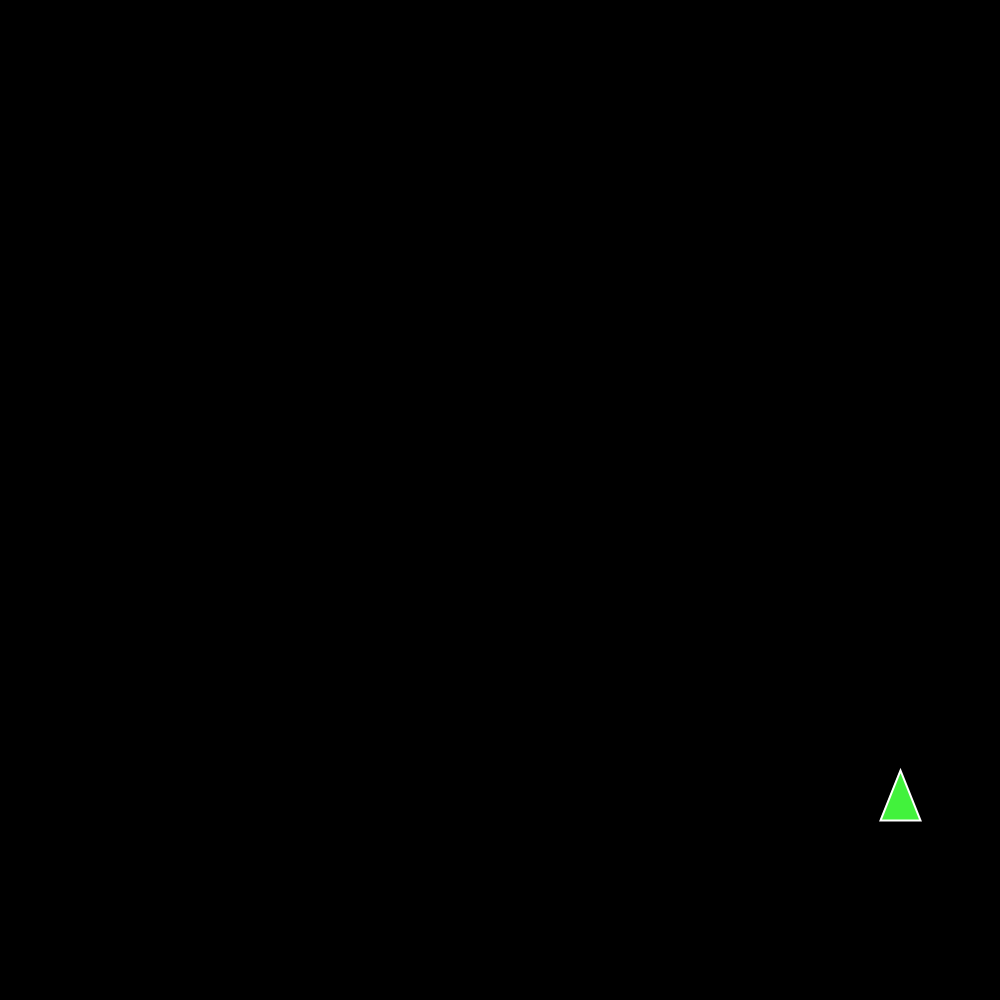
Frame 1 (no input)
Frame 60 (the mouse pressed at the canvas centre just before this capture): identical to frame 1, image omitted
Frame 120 (the mouse held since frame 60 and released just before this capture): identical to frame 1, image omitted

The Processing sketch that drew this single still picture (run headless with seeded random() and noise(); from frame 60 on, the mouse is pressed at the canvas centre):

// Processing sketch: classesdemonstrate
// ── classesdemonstrate.pde
PirateShip PlayerOne; // Declaring an instance of a class and giving it a handle
ArrayList<Character> storedWordAsArrayList;

/* Not Using
String storedWordAsString;
char[] storedWordAsArray; // Arrays are fixed length
*/

void setup(){
  size(1000, 1000);
  PlayerOne = new PirateShip(); // Construct the instance of the class
  storedWordAsArrayList = new ArrayList<Character>();
}


void draw(){
  background(0);
  PlayerOne.showPirateShip();
}


// Use ASDW to move
void keyPressed(){
 
  // There is a variable called 'key' that is stored and is the last pressed key
  // Moving something around on a screen
  if (key == 'a')      {
    /* do something - position X decrement*/
    PlayerOne.posX = PlayerOne.posX - PlayerOne.speed;
    //PlayerOne.posX -= PlayerOne.speed;
  }
 
  else if (key == 's') { /* do something */ }
  else if (key == 'd') { /* do something */ }
  else if (key == 'w') { /* do something */ }
 
  // updating keys to add to words
   storedWordAsArrayList.add(key);
   
   // print the ArrayList of stored characters
   println(storedWordAsArrayList);
   
   println(PlayerOne.posX);
 
}


class PirateShip {
 
  int posX, posY;
  int speed;
  color colorPirateShip;
  int healthPirateShip;
  boolean powerupPirateShip;
 
  // Constructor function
  PirateShip(){
    // This is the function that builds and instance of the class type
    // you can put stuff in this function to run automatically
    posX = width/2;
    posY = height/2;
    speed = int(random(10, 20));
   
    colorPirateShip = color( random(0, 255), random(0, 255), random(0, 255) );
  }
 
  void drawPirateShip(){
      // 3. The Player's Ship
      fill(colorPirateShip);
      stroke(255);      
      strokeWeight(2);
      triangle(400, 270, 380, 320, 420, 320);
  }
 
  void showPirateShip(){
    pushMatrix();
      translate(posX, posY);
      drawPirateShip();
    popMatrix();
  }
 
 
}
